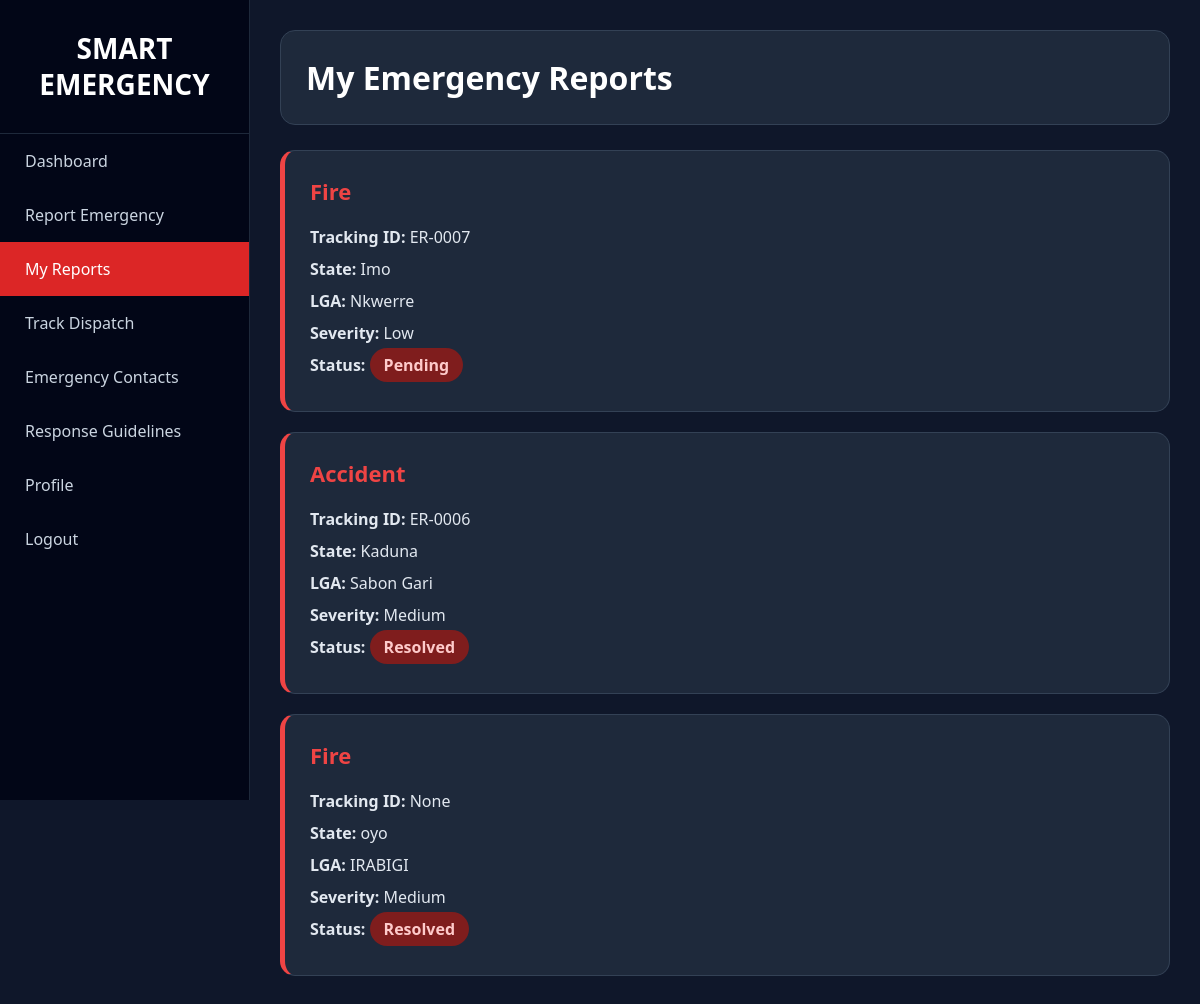
The page /my-reports/ (signed in) on the database its author committed.
### emergency_app/models.py (models this page shows, shortened)
class EmergencyReport(models.Model):
    EMERGENCY_TYPES = [
        ("Fire", "Fire"),
        ("Medical", "Medical"),
        ("Accident", "Accident"),
        ("Security", "Security Threat"),
        ("Flood", "Flood"),
    ]
    SEVERITY_LEVELS = [
        ("Low", "Low"),
        ("Medium", "Medium"),
        ("High", "High"),
        ("Critical", "Critical"),
    ]
    STATUS_CHOICES = [
        ("Pending", "Pending"),
        ("Assigned", "Assigned"),
        ("In Progress", "In Progress"),
        ("Resolved", "Resolved"),
    ]
    user = models.ForeignKey(
        User,
        on_delete=models.CASCADE
    )
    emergency_type = models.CharField(
        max_length=100,
        choices=EMERGENCY_TYPES
    )
    description = models.TextField()
    state = models.CharField(
        max_length=100
    )
    lga = models.CharField(
        max_length=100
    )
    address = models.TextField()
    severity = models.CharField(
        max_length=50,
        choices=SEVERITY_LEVELS
    )
    latitude = models.FloatField(
        null=True,
        blank=True
    )
    longitude = models.FloatField(
        null=True,
        blank=True
    )
    status = models.CharField(
        max_length=50,
        choices=STATUS_CHOICES,
        default="Pending"
    )
    tracking_id = models.CharField(
        max_length=20,
        unique=True,
        blank=True,
        null=True
    )
    created_at = models.DateTimeField(
        auto_now_add=True
    )

### emergency_app/views.py (the view)
@login_required
def my_reports(request):
    reports = EmergencyReport.objects.filter(
        user=request.user
    ).order_by("-id")
    return render(
        request,
        "my_reports.html",
        {
            "reports": reports
        }
    )

### templates/my_reports.html (shortened to what this page needs)
<!DOCTYPE html>
<html>
<head>
</head>
<body>
<div class="sidebar">
    <div class="logo">
        SMART<br>
        EMERGENCY
    </div>
    <a href="/dashboard/">Dashboard</a>
    <a href="/report/">Report Emergency</a>
    <a href="/my-reports/" class="active">My Reports</a>
    <a href="/track-dispatch/">Track Dispatch</a>
    <a href="/emergency-contacts/">Emergency Contacts</a>
    <a href="/response-guidelines/">Response Guidelines</a>
    <a href="/profile/">Profile</a>
    <a href="/logout/">Logout</a>
</div>
<div class="main">
    <div class="header">
        <h1>My Emergency Reports</h1>
    </div>
    {% for report in reports %}
    <div class="report-card">
        <a
            href="/report/{{ report.id }}/"
            class="report-title">
            {{ report.emergency_type }}
        </a>
        <div class="info">
            <p>
                <strong>Tracking ID:</strong>
                {{ report.tracking_id }}
            </p>
            <p>
                <strong>State:</strong>
                {{ report.state }}
            </p>
            <p>
                <strong>LGA:</strong>
                {{ report.lga }}
            </p>
            <p>
                <strong>Severity:</strong>
                {{ report.severity }}
            </p>
            <p>
                <strong>Status:</strong>
                <span class="status">
                    {{ report.status }}
                </span>
            </p>
        </div>
    </div>
    {% empty %}
    <div class="empty">
        <h3>No reports submitted yet.</h3>
    </div>
    {% endfor %}
</div>
</body>
</html>

### templates/my_reports.html (style rules this page uses)
* { margin:0; padding:0; box-sizing:border-box; font-family:Segoe UI, Arial, sans-serif; }
body { background:#0f172a; }
.sidebar { position:fixed; left:0; top:0; width:250px; height:100vh; background:#020617; border-right:1px solid #1e293b; }
.logo { color:white; text-align:center; font-size:28px; font-weight:bold; padding:30px 15px; border-bottom:1px solid #1e293b; line-height:1.3; }
.sidebar a { display:block; color:#cbd5e1; text-decoration:none; padding:16px 25px; transition:.3s; }
.active { background:#dc2626; color:white !important; }
.main { margin-left:250px; padding:30px; }
.header { background:#1e293b; border:1px solid #334155; padding:25px; border-radius:15px; margin-bottom:25px; }
.header h1 { color:white; }
.report-card { background:#1e293b; border:1px solid #334155; border-left:5px solid #ef4444; padding:25px; margin-bottom:20px; border-radius:15px; transition:.3s; }
.report-title { color:#ef4444; text-decoration:none; font-size:22px; font-weight:bold; }
.info { margin-top:20px; }
.info p { margin:10px 0; color:#e2e8f0; }
.status { padding:6px 14px; border-radius:20px; background:#7f1d1d; color:#fecaca; font-weight:bold; }

### rows shown on the page
EmergencyReport: emergency_type "Fire", tracking_id "ER-0007", state "Imo", lga "Nkwerre", severity "Low", status "Pending"
EmergencyReport: emergency_type "Accident", tracking_id "ER-0006", state "Kaduna", lga "Sabon Gari", severity "Medium", status "Resolved"
EmergencyReport: emergency_type "Fire", tracking_id "None", state "oyo", lga "IRABIGI", severity "Medium", status "Resolved"
